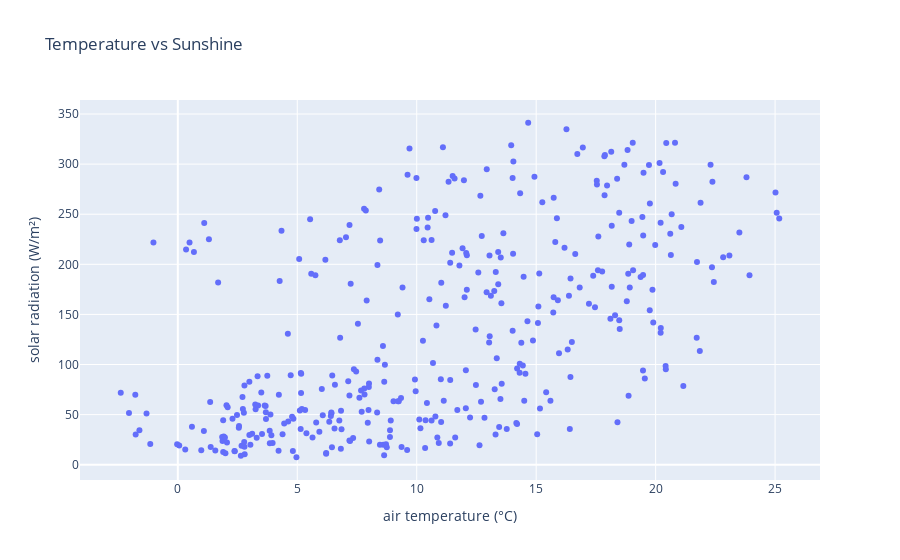

Notebook source saved alongside this figure:
### Markdown cell above
### Intermediate Inspection
To see what the data looks like we are going to plot two variables against each other on scatter plot. his will show the distribution of those variables in feature-space.

### Code cell
# plotting air temperature against solar radiation
px.scatter(df, x='air temperature (°C)', y='solar radiation (W/m²)',
            title='Temperature vs Sunshine')

### Figure 1 — Plotly figure (JSON) as saved in the notebook; plotly's stock layout.template omitted (floating-point values rounded to 4 significant figures; data arrays with more than 128 entries replaced by an {"elided": "..."} marker saying what was removed)
{"data": [{"hovertemplate": "air temperature (°C)=%{x}<br>solar radiation (W/m²)=%{y}<extra></extra>", "legendgroup": "", "marker": {"color": "#636efa", "symbol": "circle"}, "mode": "markers", "name": "", "orientation": "v", "showlegend": false, "type": "scatter", "x": {"elided": "366 float values"}, "xaxis": "x", "y": {"elided": "366 float values"}, "yaxis": "y"}], "layout": {"legend": {"tracegroupgap": 0}, "title": {"text": "Temperature vs Sunshine"}, "xaxis": {"anchor": "y", "domain": [0, 1], "title": {"text": "air temperature (°C)"}}, "yaxis": {"anchor": "x", "domain": [0, 1], "title": {"text": "solar radiation (W/m²)"}}}}
